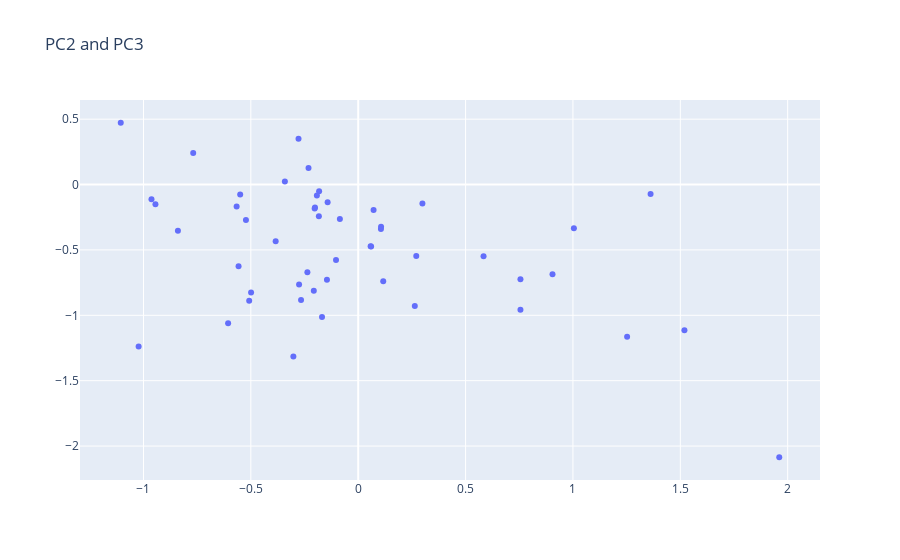

Notebook source saved alongside this figure:
### Code cell
fig2 = go.Figure(data=go.Scatter(x=tocluster[1],
                                y=tocluster[2],
                                mode='markers',
                                text=tocluster['text'])) # hover text goes here

fig2.update_layout(title='PC2 and PC3')
fig2.show()

### Figure 1 — Plotly figure (JSON) as saved in the notebook; plotly's stock layout.template omitted (floating-point values rounded to 4 significant figures)
{"data": [{"mode": "markers", "text": ["All Night Operator (Part 1) - Goldfrapp - Electronica", "Jenny Says - Cowboy Mouth - Metal_Alternative", "Blackloader - Scarve - nan", "Tell Me (LP Version) - Mike Stern - Jazz_Classic", "One Fine Wire - Colbie Caillat - Rock_Contemporary", "Love In The First Degree - Bananarama - Pop_Contemporary", "As The Rush Comes (Above And Beyond Dynaglide Remix) - Motorcycle - Dance", "Charmless Man - Blur - Pop_Indie", "Timebomb - The Whitest Boy Alive - Rock_College", "Estoy Aquí - Shakira - Dance", "Blacklisted - Neko Case - nan", "Losing My Edge - LCD Soundsystem - Rock_College", "Destroyer (Amended Version) - Static-X - Metal_Alternative", "Some Are White Light - Caspian - Rock_College", "Product Man - Swizz Beatz - Hip_Hop_Rap", "Land of Light - Freedom Call - Metal_Heavy", "All My Friends - Amos Lee - Rock_Contemporary", "All I Know - Matt Wertz - nan", "Baby_ It's Fact - Hellogoodbye - Grunge_Emo", "Where I Come From - The Grascals - Country_Traditional", "You Don't Know Me (featuring Regina Spektor) - Ben Folds - Rock_Alternative", "Lead Me - Sanctus Real - Rock_Alternative", "Autumn's Child - Devendra Banhart - Pop_Indie", "Take It Back - Cream - Rock_Hard", "Contact High - Cutting Crew - Rock_Neo_Psychedelia", "I Think Ur A Contra - Vampire Weekend - Rock_College", "Just Friends - Amy Winehouse - RnB_Soul", "The Geeks Were Right - The Faint - Pop_Indie", "Te lo agradezco_ pero no - Alejandro Sanz - Pop_Latin", "Ya No Se Que Hacer Conmigo - El Cuarteto De Nos - nan", "Fire And The Thud - Arctic Monkeys - Rock_College", "Knife Called Lust - Hollywood Undead - Metal_Heavy", "Song For A Friend (Live From Montalvo) - Jason Mraz - Rock_Contemporary", "All The Things That Go To Make Heaven And Earth - The New Pornographers - Rock_College", "Movin' Out (Anthony's Song) - Billy Joel - Rock_Contemporary", "Ain't Gonna Lose You - Brett Dennen - Rock_Contemporary", "What I Mean - Modjo - nan", "Present of Future End - The Most Serene Republic - Rock_College", "Company - Third Eye Blind - Metal_Alternative", "Avantasia - Avantasia - Metal_Heavy", "Paranoiattack (Album Version) - The Faint - Pop_Indie", "Shiney Hiney - The Fleshtones - Punk", "The Weight - Thrice - Metal_Alternative", "Me Ship Came In! - The Style Council - Rock_Neo_Psychedelia", "She Said - Collective Soul - Metal_Alternative", "Thank You (The Face Of Love Album Version) - Sanctus Real - Rock_Alternative", "Wedding Dress - Matt Nathanson - Rock_Contemporary", "Turn Out The Lights - Steel Panther - Metal_Heavy", "No Sweat [feat. Big Kuntry King and JR] (Explicit Album Version) - T.I. - Hip_Hop_Rap", "Reckless - Crystal Castles - Electronica"], "type": "scatter", "x": [0.1064, -0.3844, 0.299, 0.2704, -0.5228, -0.3019, -0.5571, 0.9048, -0.6059, -0.1686, -0.1033, -0.9443, 1.362, -0.2662, 1.004, 0.06, 1.961, 1.519, -0.2753, -0.5662, -0.5496, 0.2635, -1.106, -0.7684, -0.5077, -1.023, 0.1058, -0.9628, -0.8396, -0.3415, -0.2068, -0.4989, 0.05785, 0.1165, -0.2367, 0.7555, 0.7555, 1.252, -0.1832, -0.1821, 0.5837, -0.08538, -0.2779, -0.1925, -0.1424, 0.0716, -0.2013, -0.2313, -0.1456, -0.2028], "y": [-0.3225, -0.4342, -0.1442, -0.547, -0.272, -1.314, -0.6242, -0.6863, -1.061, -1.013, -0.5774, -0.1515, -0.07318, -0.8822, -0.3348, -0.4733, -2.086, -1.115, -0.7642, -0.1677, -0.07627, -0.9284, 0.4727, 0.2407, -0.889, -1.239, -0.3406, -0.1124, -0.3529, 0.02321, -0.8121, -0.8247, -0.4711, -0.74, -0.6713, -0.9582, -0.7248, -1.164, -0.2423, -0.05026, -0.549, -0.2631, 0.3494, -0.08416, -0.1362, -0.1942, -0.1754, 0.1271, -0.7278, -0.1825]}], "layout": {"title": {"text": "PC2 and PC3"}}}
